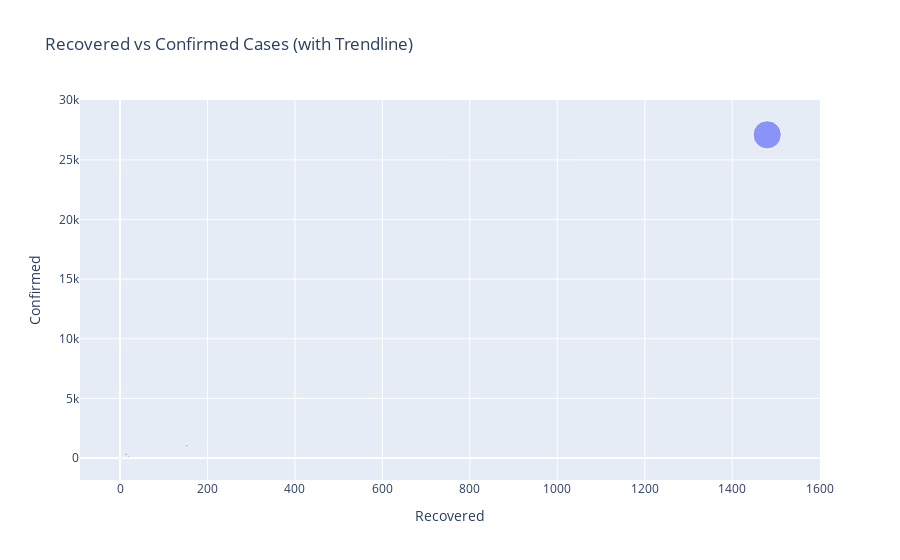

Source (notebook cell):
### Code cell
figure = px.scatter(
    data_frame=df,
    x="Recovered",
    y="Confirmed",
    size="Deaths",
    
    title="Recovered vs Confirmed Cases (with Trendline)"
)
figure.show()

### Figure 1 — Plotly figure (JSON) as saved in the notebook; plotly's stock layout.template omitted (floating-point values rounded to 4 significant figures)
{"data": [{"hovertemplate": "Recovered=%{x}<br>Confirmed=%{y}<br>Deaths=%{marker.size}<extra></extra>", "legendgroup": "", "marker": {"color": "#636efa", "size": [780, 1, 0, 6, 1, 1, 0, 0, 2, 1, 1, 2, 6, 1, 0, 0, 2, 1, 0, 3, 0, 0, 1, 1, 1, 1, 0, 0, 0, 0, 0, 0, 1, 0, 0, 0, 0, 0, 0, 0, 0, 0, 0, 0, 0, 0, 0, 0, 0, 1, 0, 0, 0, 0, 0, 0, 0, 0, 0, 0, 0, 0, 0, 0, 0, 0, 0, 0, 0, 0, 0, 0], "sizemode": "area", "sizeref": 1.95, "symbol": "circle"}, "mode": "markers", "name": "", "orientation": "v", "showlegend": false, "type": "scatter", "x": [1480, 141, 201, 153, 186, 72, 73, 71, 50, 63, 71, 37, 14, 44, 35, 25, 34, 18, 18, 19, 22, 12, 7, 4, 15, 12, 0, 5, 13, 0, 2, 10, 0, 1, 3, 3, 1, 1, 0, 1, 0, 1, 0, 0, 2, 0, 0, 0, 0, 0, 0, 0, 0, 0, 0, 0, 0, 0, 0, 0, 0, 0, 0, 0, 1, 0, 0, 0, 0, 0, 1, 0], "xaxis": "x", "y": [27100, 1131, 1075, 1033, 838, 779, 740, 468, 450, 444, 386, 326, 307, 293, 250, 208, 206, 195, 141, 131, 115, 107, 99, 90, 79, 78, 64, 54, 45, 45, 40, 32, 29, 26, 25, 18, 18, 16, 14, 13, 11, 10, 7, 5, 4, 4, 4, 3, 3, 3, 3, 2, 2, 2, 2, 2, 2, 1, 1, 1, 1, 1, 1, 1, 1, 1, 1, 1, 1, 1, 1, 1], "yaxis": "y"}], "layout": {"legend": {"itemsizing": "constant", "tracegroupgap": 0}, "title": {"text": "Recovered vs Confirmed Cases (with Trendline)"}, "xaxis": {"anchor": "y", "domain": [0, 1], "title": {"text": "Recovered"}}, "yaxis": {"anchor": "x", "domain": [0, 1], "title": {"text": "Confirmed"}}}}
